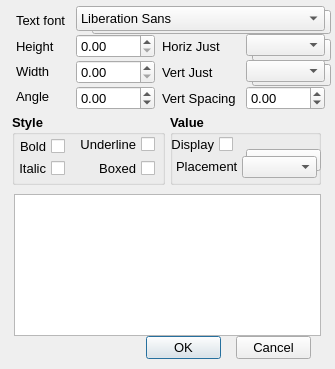
<?xml version="1.0" encoding="UTF-8"?>
<ui version="4.0">
 <class>DimensionValue_Dialog</class>
 <widget class="QDialog" name="DimensionValue_Dialog">
  <property name="geometry">
   <rect>
    <x>0</x>
    <y>0</y>
    <width>335</width>
    <height>369</height>
   </rect>
  </property>
  <property name="font">
   <font>
    <family>Arial</family>
    <pointsize>10</pointsize>
   </font>
  </property>
  <property name="windowTitle">
   <string>Dimension value text options</string>
  </property>
  <widget class="QLabel" name="label_4">
   <property name="geometry">
    <rect>
     <x>16</x>
     <y>10</y>
     <width>65</width>
     <height>20</height>
    </rect>
   </property>
   <property name="font">
    <font>
     <family>Arial</family>
     <pointsize>10</pointsize>
    </font>
   </property>
   <property name="text">
    <string>Text font</string>
   </property>
   <property name="alignment">
    <set>Qt::AlignLeading|Qt::AlignLeft|Qt::AlignVCenter</set>
   </property>
  </widget>
  <widget class="QLabel" name="label_5">
   <property name="geometry">
    <rect>
     <x>16</x>
     <y>36</y>
     <width>61</width>
     <height>21</height>
    </rect>
   </property>
   <property name="font">
    <font>
     <family>Arial</family>
     <pointsize>10</pointsize>
    </font>
   </property>
   <property name="text">
    <string>Height</string>
   </property>
   <property name="alignment">
    <set>Qt::AlignLeading|Qt::AlignLeft|Qt::AlignVCenter</set>
   </property>
  </widget>
  <widget class="QLabel" name="label_6">
   <property name="geometry">
    <rect>
     <x>16</x>
     <y>61</y>
     <width>71</width>
     <height>20</height>
    </rect>
   </property>
   <property name="font">
    <font>
     <family>Arial</family>
     <pointsize>10</pointsize>
    </font>
   </property>
   <property name="text">
    <string>Width</string>
   </property>
   <property name="alignment">
    <set>Qt::AlignLeading|Qt::AlignLeft|Qt::AlignVCenter</set>
   </property>
  </widget>
  <widget class="QLabel" name="label_7">
   <property name="geometry">
    <rect>
     <x>16</x>
     <y>86</y>
     <width>59</width>
     <height>20</height>
    </rect>
   </property>
   <property name="font">
    <font>
     <family>Arial</family>
     <pointsize>10</pointsize>
    </font>
   </property>
   <property name="text">
    <string>Angle</string>
   </property>
   <property name="alignment">
    <set>Qt::AlignLeading|Qt::AlignLeft|Qt::AlignVCenter</set>
   </property>
  </widget>
  <widget class="QLabel" name="label_8">
   <property name="geometry">
    <rect>
     <x>162</x>
     <y>88</y>
     <width>85</width>
     <height>20</height>
    </rect>
   </property>
   <property name="font">
    <font>
     <family>Arial</family>
     <pointsize>10</pointsize>
    </font>
   </property>
   <property name="text">
    <string>Vert Spacing</string>
   </property>
   <property name="alignment">
    <set>Qt::AlignLeading|Qt::AlignLeft|Qt::AlignVCenter</set>
   </property>
  </widget>
  <widget class="QLabel" name="label_9">
   <property name="geometry">
    <rect>
     <x>162</x>
     <y>36</y>
     <width>85</width>
     <height>21</height>
    </rect>
   </property>
   <property name="font">
    <font>
     <family>Arial</family>
     <pointsize>10</pointsize>
    </font>
   </property>
   <property name="text">
    <string>Horiz Just</string>
   </property>
   <property name="alignment">
    <set>Qt::AlignLeading|Qt::AlignLeft|Qt::AlignVCenter</set>
   </property>
  </widget>
  <widget class="QLabel" name="label_10">
   <property name="geometry">
    <rect>
     <x>162</x>
     <y>62</y>
     <width>85</width>
     <height>20</height>
    </rect>
   </property>
   <property name="font">
    <font>
     <family>Arial</family>
     <pointsize>10</pointsize>
    </font>
   </property>
   <property name="text">
    <string>Vert Just</string>
   </property>
   <property name="alignment">
    <set>Qt::AlignLeading|Qt::AlignLeft|Qt::AlignVCenter</set>
   </property>
  </widget>
  <widget class="QComboBox" name="_104">
   <property name="geometry">
    <rect>
     <x>246</x>
     <y>34</y>
     <width>79</width>
     <height>22</height>
    </rect>
   </property>
   <property name="font">
    <font>
     <family>Arial</family>
    </font>
   </property>
  </widget>
  <widget class="QComboBox" name="_105">
   <property name="geometry">
    <rect>
     <x>246</x>
     <y>60</y>
     <width>79</width>
     <height>22</height>
    </rect>
   </property>
   <property name="font">
    <font>
     <family>Arial</family>
    </font>
   </property>
  </widget>
  <widget class="QGroupBox" name="groupBox">
   <property name="geometry">
    <rect>
     <x>12</x>
     <y>114</y>
     <width>153</width>
     <height>71</height>
    </rect>
   </property>
   <property name="font">
    <font>
     <family>Arial</family>
     <weight>75</weight>
     <bold>true</bold>
    </font>
   </property>
   <property name="title">
    <string>Style</string>
   </property>
   <widget class="QCheckBox" name="_107">
    <property name="geometry">
     <rect>
      <x>4</x>
      <y>22</y>
      <width>49</width>
      <height>21</height>
     </rect>
    </property>
    <property name="font">
     <font>
      <family>Arial</family>
      <pointsize>10</pointsize>
      <weight>50</weight>
      <bold>false</bold>
     </font>
    </property>
    <property name="layoutDirection">
     <enum>Qt::RightToLeft</enum>
    </property>
    <property name="text">
     <string>Bold</string>
    </property>
   </widget>
   <widget class="QCheckBox" name="_109">
    <property name="geometry">
     <rect>
      <x>4</x>
      <y>44</y>
      <width>49</width>
      <height>21</height>
     </rect>
    </property>
    <property name="font">
     <font>
      <family>Arial</family>
      <pointsize>10</pointsize>
      <weight>50</weight>
      <bold>false</bold>
     </font>
    </property>
    <property name="layoutDirection">
     <enum>Qt::RightToLeft</enum>
    </property>
    <property name="text">
     <string>Italic</string>
    </property>
   </widget>
   <widget class="QCheckBox" name="_108">
    <property name="geometry">
     <rect>
      <x>56</x>
      <y>20</y>
      <width>87</width>
      <height>21</height>
     </rect>
    </property>
    <property name="font">
     <font>
      <family>Arial</family>
      <pointsize>10</pointsize>
      <weight>50</weight>
      <bold>false</bold>
     </font>
    </property>
    <property name="layoutDirection">
     <enum>Qt::RightToLeft</enum>
    </property>
    <property name="text">
     <string>Underline</string>
    </property>
   </widget>
   <widget class="QCheckBox" name="_110">
    <property name="geometry">
     <rect>
      <x>58</x>
      <y>44</y>
      <width>85</width>
      <height>21</height>
     </rect>
    </property>
    <property name="font">
     <font>
      <family>Arial</family>
      <pointsize>10</pointsize>
      <weight>50</weight>
      <bold>false</bold>
     </font>
    </property>
    <property name="layoutDirection">
     <enum>Qt::RightToLeft</enum>
    </property>
    <property name="text">
     <string>Boxed</string>
    </property>
   </widget>
  </widget>
  <widget class="QGroupBox" name="groupBox_2">
   <property name="geometry">
    <rect>
     <x>170</x>
     <y>114</y>
     <width>151</width>
     <height>71</height>
    </rect>
   </property>
   <property name="font">
    <font>
     <family>Arial</family>
     <weight>75</weight>
     <bold>true</bold>
    </font>
   </property>
   <property name="title">
    <string>Value</string>
   </property>
   <widget class="QCheckBox" name="_111">
    <property name="geometry">
     <rect>
      <x>-2</x>
      <y>20</y>
      <width>65</width>
      <height>21</height>
     </rect>
    </property>
    <property name="font">
     <font>
      <family>Arial</family>
      <pointsize>10</pointsize>
      <weight>50</weight>
      <bold>false</bold>
     </font>
    </property>
    <property name="layoutDirection">
     <enum>Qt::RightToLeft</enum>
    </property>
    <property name="text">
     <string>Display</string>
    </property>
   </widget>
   <widget class="QComboBox" name="_113">
    <property name="geometry">
     <rect>
      <x>72</x>
      <y>42</y>
      <width>75</width>
      <height>22</height>
     </rect>
    </property>
    <property name="font">
     <font>
      <weight>50</weight>
      <bold>false</bold>
     </font>
    </property>
   </widget>
   <widget class="QLabel" name="label_11">
    <property name="geometry">
     <rect>
      <x>6</x>
      <y>42</y>
      <width>71</width>
      <height>21</height>
     </rect>
    </property>
    <property name="font">
     <font>
      <family>Arial</family>
      <pointsize>10</pointsize>
      <weight>50</weight>
      <bold>false</bold>
     </font>
    </property>
    <property name="text">
     <string>Placement</string>
    </property>
    <property name="alignment">
     <set>Qt::AlignLeading|Qt::AlignLeft|Qt::AlignVCenter</set>
    </property>
   </widget>
   <widget class="QComboBox" name="_1013">
    <property name="geometry">
     <rect>
      <x>76</x>
      <y>35</y>
      <width>75</width>
      <height>22</height>
     </rect>
    </property>
    <property name="font">
     <font>
      <weight>50</weight>
      <bold>false</bold>
     </font>
    </property>
   </widget>
   <zorder>_1013</zorder>
   <zorder>_111</zorder>
   <zorder>_113</zorder>
   <zorder>label_11</zorder>
  </widget>
  <widget class="QPushButton" name="_2">
   <property name="geometry">
    <rect>
     <x>236</x>
     <y>336</y>
     <width>75</width>
     <height>23</height>
    </rect>
   </property>
   <property name="font">
    <font>
     <family>Arial</family>
     <pointsize>10</pointsize>
    </font>
   </property>
   <property name="text">
    <string>Cancel</string>
   </property>
   <property name="autoDefault">
    <bool>false</bool>
   </property>
  </widget>
  <widget class="QPushButton" name="_1">
   <property name="geometry">
    <rect>
     <x>146</x>
     <y>336</y>
     <width>75</width>
     <height>23</height>
    </rect>
   </property>
   <property name="font">
    <font>
     <family>Arial</family>
     <pointsize>10</pointsize>
    </font>
   </property>
   <property name="text">
    <string>OK</string>
   </property>
   <property name="default">
    <bool>true</bool>
   </property>
  </widget>
  <widget class="RCDoubleSpinBox" name="_101">
   <property name="geometry">
    <rect>
     <x>76</x>
     <y>34</y>
     <width>79</width>
     <height>24</height>
    </rect>
   </property>
   <property name="font">
    <font>
     <family>Arial</family>
    </font>
   </property>
   <property name="maximum">
    <double>100000000.000000000000000</double>
   </property>
  </widget>
  <widget class="RCDoubleSpinBox" name="_102">
   <property name="geometry">
    <rect>
     <x>76</x>
     <y>60</y>
     <width>79</width>
     <height>24</height>
    </rect>
   </property>
   <property name="font">
    <font>
     <family>Arial</family>
    </font>
   </property>
   <property name="minimum">
    <double>0.000000000000000</double>
   </property>
   <property name="maximum">
    <double>100000000.000000000000000</double>
   </property>
   <property name="singleStep">
    <double>0.100000000000000</double>
   </property>
  </widget>
  <widget class="RCDoubleSpinBox" name="_103">
   <property name="geometry">
    <rect>
     <x>76</x>
     <y>86</y>
     <width>79</width>
     <height>24</height>
    </rect>
   </property>
   <property name="font">
    <font>
     <family>Arial</family>
    </font>
   </property>
   <property name="minimum">
    <double>-360.000000000000000</double>
   </property>
   <property name="maximum">
    <double>360.000000000000000</double>
   </property>
  </widget>
  <widget class="RCDoubleSpinBox" name="_106">
   <property name="geometry">
    <rect>
     <x>246</x>
     <y>86</y>
     <width>79</width>
     <height>24</height>
    </rect>
   </property>
   <property name="font">
    <font>
     <family>Arial</family>
    </font>
   </property>
   <property name="minimum">
    <double>-100000000.000000000000000</double>
   </property>
   <property name="maximum">
    <double>100000000.000000000000000</double>
   </property>
   <property name="singleStep">
    <double>0.100000000000000</double>
   </property>
  </widget>
  <widget class="QGraphicsView" name="_112">
   <property name="geometry">
    <rect>
     <x>14</x>
     <y>194</y>
     <width>307</width>
     <height>142</height>
    </rect>
   </property>
   <property name="verticalScrollBarPolicy">
    <enum>Qt::ScrollBarAlwaysOff</enum>
   </property>
   <property name="horizontalScrollBarPolicy">
    <enum>Qt::ScrollBarAlwaysOff</enum>
   </property>
   <property name="sceneRect">
    <rectf>
     <x>0.000000000000000</x>
     <y>0.000000000000000</y>
     <width>307.000000000000000</width>
     <height>142.000000000000000</height>
    </rectf>
   </property>
   <property name="alignment">
    <set>Qt::AlignLeading|Qt::AlignLeft|Qt::AlignTop</set>
   </property>
   <property name="transformationAnchor">
    <enum>QGraphicsView::NoAnchor</enum>
   </property>
   <property name="viewportUpdateMode">
    <enum>QGraphicsView::FullViewportUpdate</enum>
   </property>
  </widget>
  <widget class="QFontComboBox" name="_100">
   <property name="geometry">
    <rect>
     <x>76</x>
     <y>6</y>
     <width>249</width>
     <height>25</height>
    </rect>
   </property>
   <property name="editable">
    <bool>false</bool>
   </property>
   <property name="maxVisibleItems">
    <number>10</number>
   </property>
  </widget>
  <widget class="QComboBox" name="_1000">
   <property name="geometry">
    <rect>
     <x>92</x>
     <y>10</y>
     <width>239</width>
     <height>24</height>
    </rect>
   </property>
  </widget>
  <widget class="QComboBox" name="_1004">
   <property name="geometry">
    <rect>
     <x>252</x>
     <y>39</y>
     <width>79</width>
     <height>22</height>
    </rect>
   </property>
   <property name="font">
    <font>
     <family>Arial</family>
    </font>
   </property>
  </widget>
  <widget class="QComboBox" name="_1005">
   <property name="geometry">
    <rect>
     <x>252</x>
     <y>64</y>
     <width>79</width>
     <height>22</height>
    </rect>
   </property>
   <property name="font">
    <font>
     <family>Arial</family>
    </font>
   </property>
  </widget>
  <zorder>_1004</zorder>
  <zorder>_1005</zorder>
  <zorder>_1000</zorder>
  <zorder>label_4</zorder>
  <zorder>label_5</zorder>
  <zorder>label_6</zorder>
  <zorder>label_7</zorder>
  <zorder>label_8</zorder>
  <zorder>label_9</zorder>
  <zorder>label_10</zorder>
  <zorder>_104</zorder>
  <zorder>_105</zorder>
  <zorder>groupBox</zorder>
  <zorder>groupBox_2</zorder>
  <zorder>_2</zorder>
  <zorder>_1</zorder>
  <zorder>_101</zorder>
  <zorder>_102</zorder>
  <zorder>_103</zorder>
  <zorder>_106</zorder>
  <zorder>_112</zorder>
  <zorder>_100</zorder>
 </widget>
 <customwidgets>
  <customwidget>
   <class>RCDoubleSpinBox</class>
   <extends>QDoubleSpinBox</extends>
   <header>../RealCADQt/source/rcdoublespinbox.h</header>
  </customwidget>
 </customwidgets>
 <resources/>
 <connections/>
</ui>
